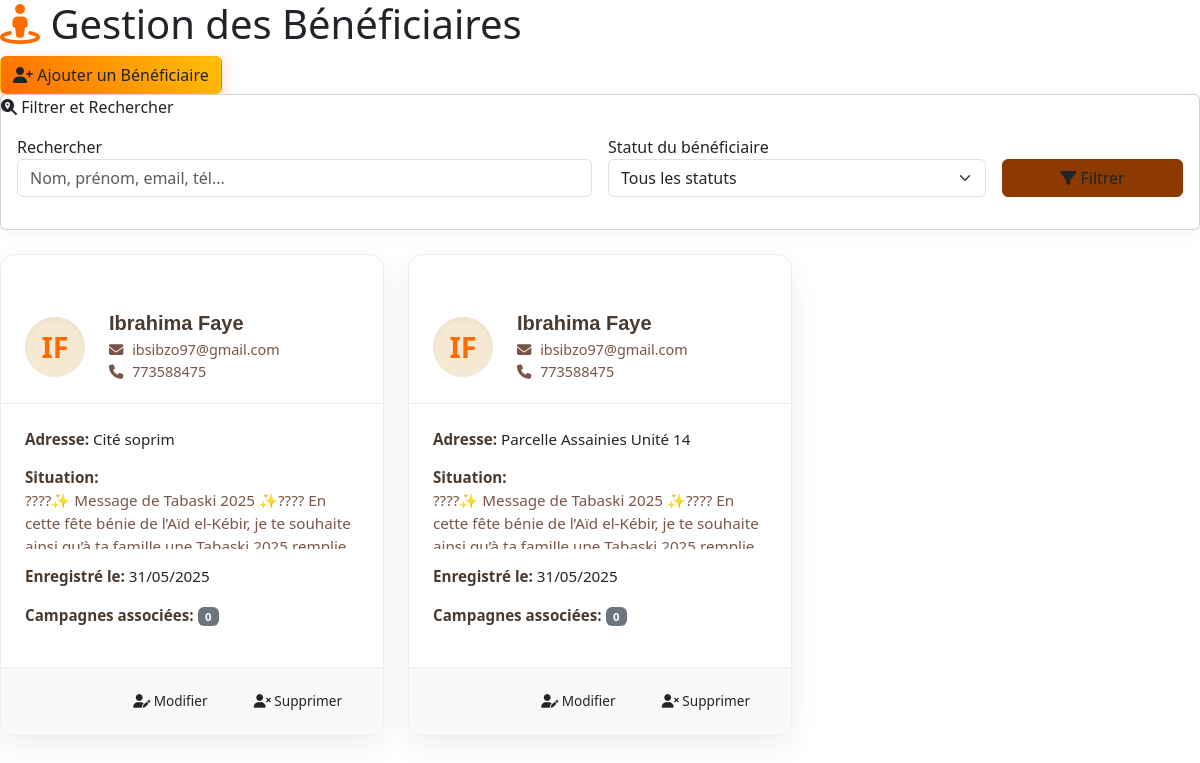
The app's page /admin/beneficiaires.php with its own data.
### tables this page shows
CREATE TABLE IF NOT EXISTS `beneficiaires` (
  `id` int NOT NULL AUTO_INCREMENT,
  `prenom` varchar(100) NOT NULL,
  `nom` varchar(100) NOT NULL,
  `telephone` varchar(20) DEFAULT NULL,
  `adresse` text,
  `situation` text,
  `justificatif` text,
  `identite_recto` varchar(255) DEFAULT NULL,
  `identite_verso` varchar(255) DEFAULT NULL,
  `date_enregistrement` datetime DEFAULT CURRENT_TIMESTAMP,
  `statut` enum('en attente','validé','aidé') DEFAULT 'en attente',
  `email` varchar(255) DEFAULT NULL,
  PRIMARY KEY (`id`)
);

### admin/beneficiaires.php (the view, shortened to what this page needs)
<?php
$pdo = getPDO();
$search = isset($_GET['search']) ? sanitize($_GET['search']) : '';
$statut_filter = isset($_GET['statut']) ? sanitize($_GET['statut']) : '';
$sql = "SELECT b.*, COUNT(c.id) as nombre_campagnes
        FROM beneficiaires b
        LEFT JOIN campagnes c ON b.id = c.beneficiaire_id";
$params = [];
$sql .= " GROUP BY b.id ORDER BY b.date_enregistrement DESC";
$stmt = $pdo->prepare($sql);
$stmt->execute($params);
$beneficiaires_data = $stmt->fetchAll(PDO::FETCH_ASSOC);
?>
<link href="https://cdn.jsdelivr.net/npm/bootstrap@5.3.0/dist/css/bootstrap.min.css" rel="stylesheet">
<link href="https://cdnjs.cloudflare.com/ajax/libs/font-awesome/6.5.0/css/all.min.css" rel="stylesheet">
<div class="page-title-container">
    <h1><i class="fas fa-street-view"></i> Gestion des Bénéficiaires</h1>
    <a href="<?= BASE_URL ?>admin/ajouter_beneficiaire.php" class="btn btn-add-beneficiaire">
        <i class="fas fa-user-plus"></i> Ajouter un Bénéficiaire
    </a>
</div>
<div class="card card-admin filter-bar-benef">
    <div class="card-admin-header">
        <i class="fas fa-search-location"></i> Filtrer et Rechercher
    </div>
    <div class="card-body">
        <form method="GET" action="beneficiaires.php" class="row g-3">
            <div class="col-md-6">
                <label for="search" class="form-label-admin">Rechercher</label>
                <input type="text" class="form-control form-control-admin" id="search" name="search" value="<?= htmlspecialchars($search) ?>" placeholder="Nom, prénom, email, tél...">
            </div>
            <div class="col-md-4">
                <label for="statut" class="form-label-admin">Statut du bénéficiaire</label>
                <select class="form-select form-control-admin" id="statut" name="statut">
                    <option value="">Tous les statuts</option>
                </select>
            </div>
            <div class="col-md-2 d-flex align-items-end">
                <button type="submit" class="btn btn-admin-primary w-100"><i class="fas fa-filter"></i> Filtrer</button>
            </div>
        </form>
    </div>
</div>
<div class="row mt-4">
    <?php if (empty($beneficiaires_data)): ?>
        <div class="col-12">
            <div class="alert alert-light text-center p-4" style="border: 2px dashed var(--benef-neutral-sand); color: var(--benef-text-light);">
                <i class="fas fa-users-slash fa-3x mb-3" style="color: var(--benef-primary-orange);"></i>
                <h4>Aucun bénéficiaire trouvé.</h4>
                <p><?= (!empty($search) || !empty($statut_filter)) ? 'Essayez d\'ajuster vos filtres de recherche.' : 'Commencez par ajouter un nouveau bénéficiaire.' ?></p>
            </div>
        </div>
    <?php else: ?>
        <?php foreach ($beneficiaires_data as $benef):
            $initiales = strtoupper(substr($benef['prenom'], 0, 1) . substr($benef['nom'], 0, 1));
            $statut_class = 'status-' . str_replace(' ', '-', strtolower($benef['statut']));
            if ($benef['statut'] === 'aidé') $statut_class = 'status-aide';
        ?>
        <div class="col-md-6 col-lg-4">
            <div class="card-beneficiaire-item <?= $statut_class ?>">
                <div class="beneficiaire-status-band">
                </div>
                <div class="beneficiaire-header">
                    <div class="beneficiaire-avatar">
                        <?= htmlspecialchars($initiales) ?>
                    </div>
                    <div class="beneficiaire-info">
                        <h5><?= htmlspecialchars($benef['prenom'] . ' ' . $benef['nom']) ?></h5>
                        <p>
                            <?php if($benef['email']): ?><i class="fas fa-envelope"></i> <?= htmlspecialchars($benef['email']) ?><br><?php endif; ?>
                            <?php if($benef['telephone']): ?><i class="fas fa-phone"></i> <?= htmlspecialchars($benef['telephone']) ?><?php endif; ?>
                        </p>
                    </div>
                </div>
                <div class="beneficiaire-details">
                    <p><strong>Adresse:</strong> <?= htmlspecialchars($benef['adresse'] ?: 'N/A') ?></p>
                    <p><strong>Situation:</strong> <span class="situation-preview"><?= htmlspecialchars($benef['situation'] ?: 'N/A') ?></span></p>
                    <p><strong>Enregistré le:</strong> <?= date("d/m/Y", strtotime($benef['date_enregistrement'])) ?></p>
                    <p><strong>Campagnes associées:</strong> <span class="badge bg-secondary"><?= (int)$benef['nombre_campagnes'] ?></span></p>
                </div>
                <div class="beneficiaire-actions">
                    <a href="<?= BASE_URL ?>admin/modifier_beneficiaire.php?id=<?= (int)$benef['id'] ?>" class="btn btn-edit-benef btn-sm" title="Modifier">
                        <i class="fas fa-user-edit"></i> Modifier
                    </a>
                    <form method="POST" action="beneficiaires.php" style="display:inline;" onsubmit="return confirm('Êtes-vous sûr de vouloir supprimer ce bénéficiaire ? Les campagnes associées seront déliées.');">
                        <button type="submit" class="btn btn-admin-danger btn-sm" title="Supprimer">
                            <i class="fas fa-user-times"></i> Supprimer
                        </button>
                    </form>
                </div>
            </div>
        </div>
        <?php endforeach; ?>
    <?php endif; ?>
</div>

### records on screen
beneficiaires: initiales "IF", prenom+nom "Ibrahima Faye", email "ibsibzo97@gmail.com", telephone "773588475", adresse "Cité soprim", situation "????✨ Message de Tabaski 2025 ✨???? En cette fête bénie de l’Aïd el-Kébir, je te…", date_enregistrement "31/05/2025", nombre_campagnes "0"
beneficiaires: initiales "IF", prenom+nom "Ibrahima Faye", email "ibsibzo97@gmail.com", telephone "773588475", adresse "Parcelle Assainies Unité 14", situation "????✨ Message de Tabaski 2025 ✨???? En cette fête bénie de l’Aïd el-Kébir, je te…", date_enregistrement "31/05/2025", nombre_campagnes "0"
